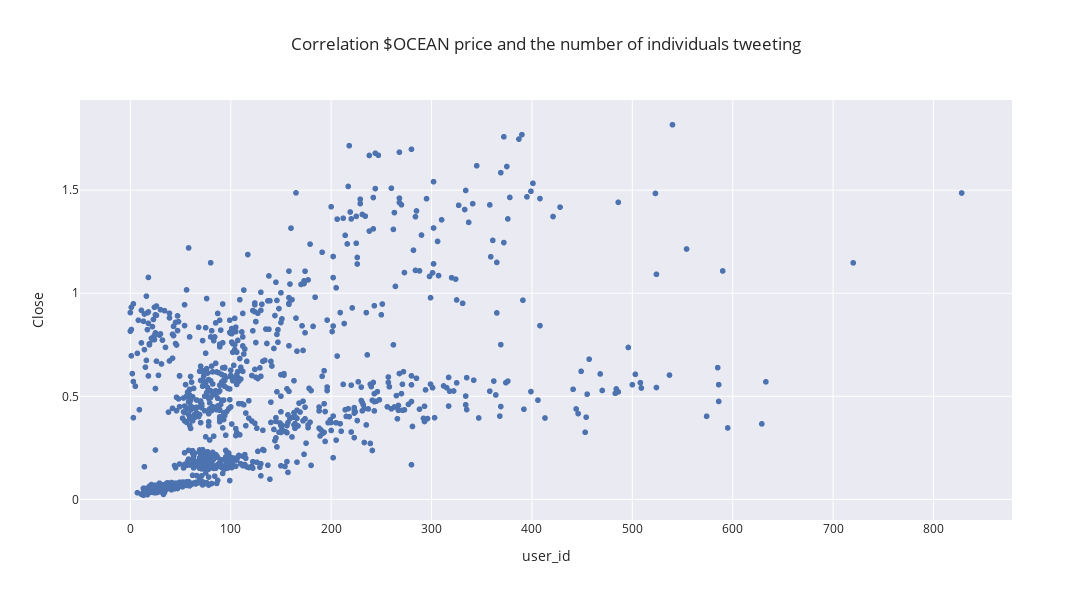

Notebook code for this chart:
### Code cell
fig = px.scatter(df_merge, x="user_id", y="Close", title="Correlation $OCEAN price and the number of individuals tweeting")
fig.update_layout(legend = dict(orientation = 'h', xanchor = "center", x = 0.5, y= -0.1))
fig.update_layout(width=1200, height=600)
fig.show()

### Figure 1 — Plotly figure (JSON) as saved in the notebook; plotly's stock layout.template omitted (floating-point values rounded to 4 significant figures; data arrays with more than 128 entries replaced by an {"elided": "..."} marker saying what was removed)
{"data": [{"hovertemplate": "user_id=%{x}<br>Close=%{y}<extra></extra>", "legendgroup": "", "marker": {"color": "rgb(76,114,176)", "symbol": "circle"}, "mode": "markers", "name": "", "showlegend": false, "type": "scattergl", "x": {"elided": "1027 int values"}, "xaxis": "x", "y": {"elided": "1027 float values"}, "yaxis": "y"}], "layout": {"height": 600, "legend": {"orientation": "h", "tracegroupgap": 0, "x": 0.5, "xanchor": "center", "y": -0.1}, "title": {"text": "Correlation $OCEAN price and the number of individuals tweeting"}, "width": 1200, "xaxis": {"anchor": "y", "domain": [0, 1], "title": {"text": "user_id"}}, "yaxis": {"anchor": "x", "domain": [0, 1], "title": {"text": "Close"}}}}
